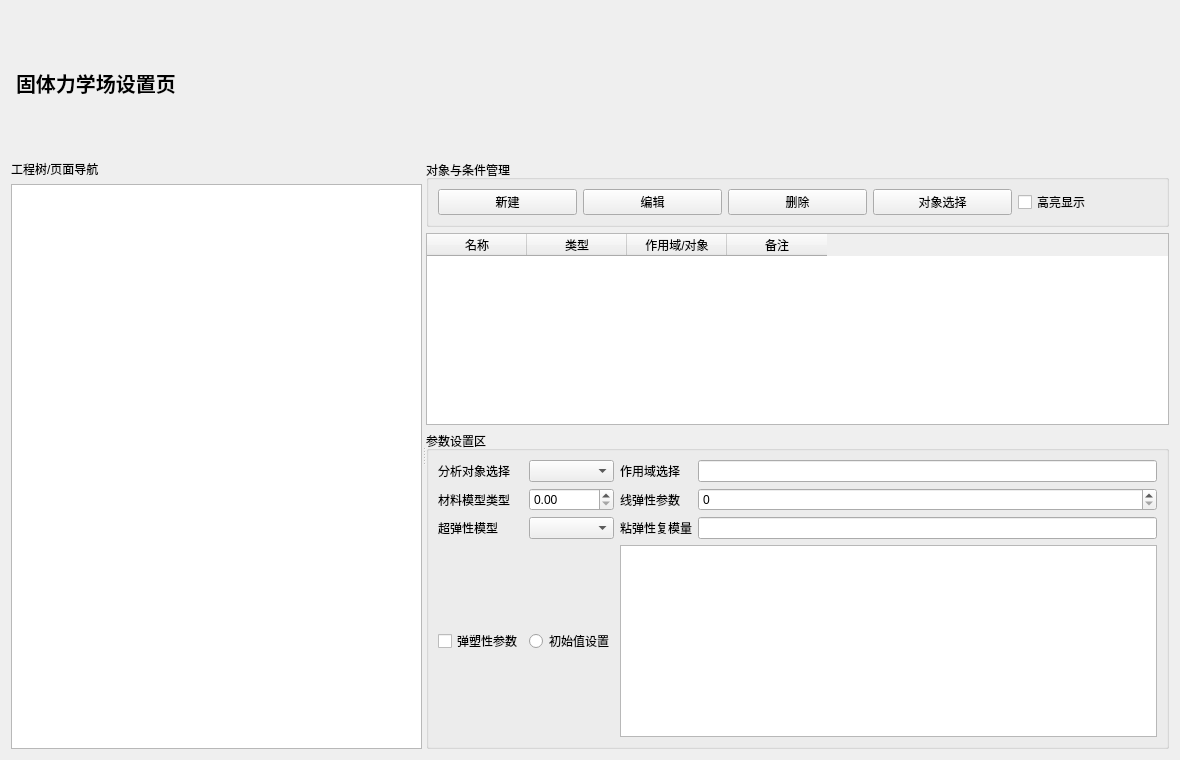
<?xml version="1.0" encoding="UTF-8"?>
<ui version="4.0">
 <class>SolidMechanicsSettingPage</class>
 <widget class="QWidget" name="SolidMechanicsSettingPage">
  <property name="geometry"><rect><x>0</x><y>0</y><width>1180</width><height>760</height></rect></property>
  <layout class="QVBoxLayout" name="rootLayout">
   <item>
    <widget class="QLabel" name="titleLabel">
     <property name="styleSheet"><string notr="true">font-size:20px;font-weight:700;padding:4px 0;</string></property>
     <property name="text"><string>固体力学场设置页</string></property>
    </widget>
   </item>
   <item>
    <widget class="QSplitter" name="mainSplitter">
     <property name="orientation"><enum>Qt::Horizontal</enum></property>
     <widget class="QWidget" name="leftPanel">
      <layout class="QVBoxLayout" name="leftLayout">
       <item><widget class="QLabel" name="leftLabel"><property name="text"><string>工程树/页面导航</string></property></widget></item>
       <item><widget class="QListWidget" name="navListWidget"/></item>
      </layout>
     </widget>
     <widget class="QWidget" name="rightPanel">
      <layout class="QVBoxLayout" name="rightLayout">
       <item>
        <widget class="QGroupBox" name="toolbarGroup">
         <property name="title"><string>对象与条件管理</string></property>
         <layout class="QHBoxLayout" name="toolbarLayout">
          <item><widget class="QPushButton" name="addButton"><property name="text"><string>新建</string></property></widget></item>
          <item><widget class="QPushButton" name="editButton"><property name="text"><string>编辑</string></property></widget></item>
          <item><widget class="QPushButton" name="removeButton"><property name="text"><string>删除</string></property></widget></item>
          <item><widget class="QPushButton" name="pickButton"><property name="text"><string>对象选择</string></property></widget></item>
          <item><widget class="QCheckBox" name="highlightCheckBox"><property name="text"><string>高亮显示</string></property></widget></item>
         </layout>
        </widget>
       </item>
       <item>
        <widget class="QTableWidget" name="topTableWidget">
         <column><property name="text"><string>名称</string></property></column>
         <column><property name="text"><string>类型</string></property></column>
         <column><property name="text"><string>作用域/对象</string></property></column>
         <column><property name="text"><string>备注</string></property></column>
        </widget>
       </item>
       <item>
        <widget class="QGroupBox" name="paramGroup">
         <property name="title"><string>参数设置区</string></property>
         <layout class="QGridLayout" name="paramLayout">
          <item row="0" column="0"><widget class="QLabel" name="label1"><property name="text"><string>分析对象选择</string></property></widget></item>
          <item row="0" column="1"><widget class="QComboBox" name="combo1"/></item>
          <item row="0" column="2"><widget class="QLabel" name="label2"><property name="text"><string>作用域选择</string></property></widget></item>
          <item row="0" column="3"><widget class="QLineEdit" name="line2"/></item>
          <item row="1" column="0"><widget class="QLabel" name="label3"><property name="text"><string>材料模型类型</string></property></widget></item>
          <item row="1" column="1"><widget class="QDoubleSpinBox" name="double3"/></item>
          <item row="1" column="2"><widget class="QLabel" name="label4"><property name="text"><string>线弹性参数</string></property></widget></item>
          <item row="1" column="3"><widget class="QSpinBox" name="spin4"/></item>
          <item row="2" column="0"><widget class="QLabel" name="label5"><property name="text"><string>超弹性模型</string></property></widget></item>
          <item row="2" column="1"><widget class="QComboBox" name="combo5"/></item>
          <item row="2" column="2"><widget class="QLabel" name="label6"><property name="text"><string>粘弹性复模量</string></property></widget></item>
          <item row="2" column="3"><widget class="QLineEdit" name="line6"/></item>
          <item row="3" column="0"><widget class="QCheckBox" name="check7"><property name="text"><string>弹塑性参数</string></property></widget></item>
          <item row="3" column="1"><widget class="QRadioButton" name="radio8"><property name="text"><string>初始值设置</string></property></widget></item>
          <item row="3" column="2" colspan="2"><widget class="QTextEdit" name="memoTextEdit"/></item>
         </layout>
        </widget>
       </item>
      </layout>
     </widget>
    </widget>
   </item>
  </layout>
 </widget>
 <resources/>
 <connections/>
</ui>
